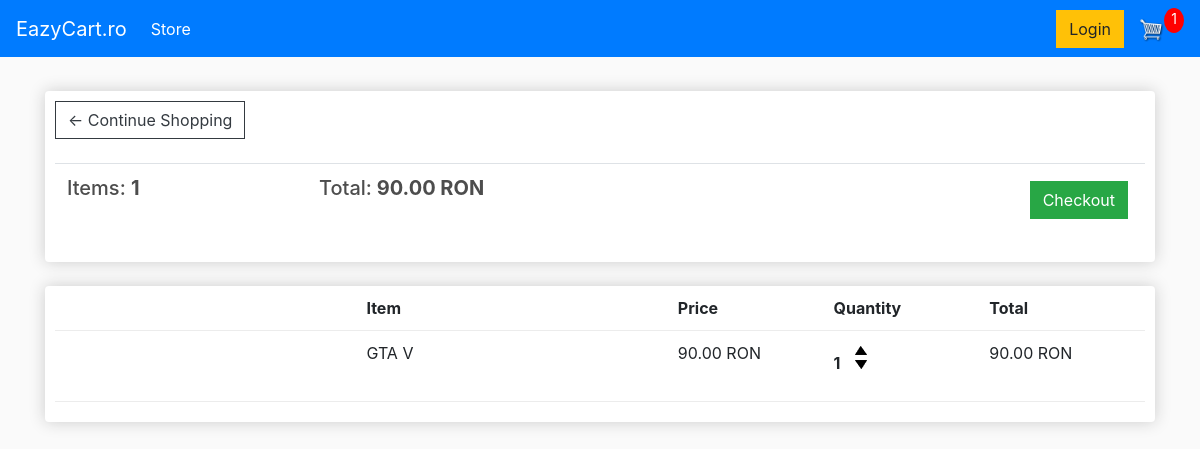
The page /cart/ (signed in) on the database as committed earlier.
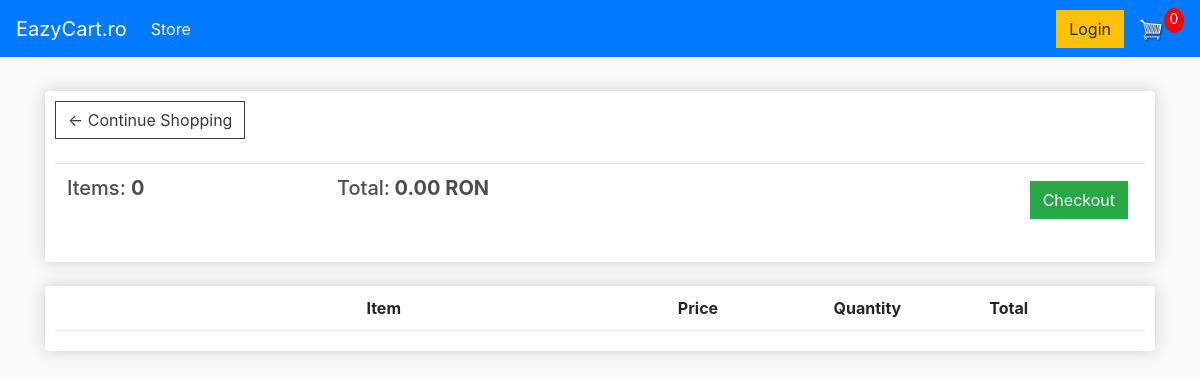
The same page on the database as committed later.
### store/models.py (models this page shows, shortened)
class Order(models.Model):
    customer       = models.ForeignKey(Customer, on_delete=models.SET_NULL, null=True, blank=True)
    date_ordered   = models.DateTimeField(auto_now_add=True)
    complete       = models.BooleanField(default=False)
    transaction_id = models.CharField(max_length=200, null=True)
    @property
    def get_cart_total(self):
        orderitems=self.orderitem_set.all()
        total = sum([item.get_total for item in orderitems])
        return total
    @property
    def get_cart_items(self):
        orderitems=self.orderitem_set.all()
        total = sum([item.quantity for item in orderitems])
        return total

class OrderItem(models.Model):
    order     = models.ForeignKey(Order, on_delete=models.SET_NULL, null=True)
    product   = models.ForeignKey(Product, on_delete=models.SET_NULL, null=True)
    quantity  = models.IntegerField(default=0, null=True, blank=True)
    date_aded = models.DateTimeField(auto_now_add=True)
    @property
    def get_total(self):
        total=self.product.price * self.quantity
        return total

class Product(models.Model):
    name    = models.CharField(max_length=200)
    price   = models.FloatField()
    digital = models.BooleanField(default=False, null=True, blank=True)
    image=models.ImageField(null=True, blank=True)
    @property
    def imageURL(self):
        try :
            url=self.image.url
        except:
            url = ''
        return url

### store/views.py (the view)
# urls.py: path('cart/', views.cart, name="cart"),
def cart(request):
    if request.user.is_authenticated:
        customer = request.user.customer
        order, created = Order.objects.get_or_create(customer=customer, complete=False)
        items = order.orderitem_set.all()
        cartItems = order.get_cart_items
    else:
        items = []
        order = {'get_cart_total': 0, 'get_cart_items': 0, 'shipping':False}
        cartItems = order['get_cart_items']
    context = {'order': order, 'items': items, 'cartItems':cartItems }
    return render(request, 'store/cart.html', context)

### store/Templates/store/Cart.html
{% extends 'store/main.html' %}
{% load static %}
{% block content %}
    <div class="row">
        <div class="col-lg-12">
            <div class="box-element">
                <a class="btn btn-outline-dark" href="{% url 'store' %}">&#x2190; Continue Shopping</a>
                <br>
                <br>
                <table class="table">
                    <tr>
                        <th><h5>Items: <strong>{{ order.get_cart_items }}</strong></h5></th>
                        <th><h5>Total:<strong> {{ order.get_cart_total|floatformat:2 }} RON</strong></h5></th>
                        <th>
                            <a style="float:right; margin:5px;" class="btn btn-success" href="{% url 'checkout' %}">Checkout</a>
                        </th>
                    </tr>
                </table>
            </div>
            <br>
            <div class="box-element">
                <div class="cart-row">
                    <div style="flex:2"></div>
                    <div style="flex:2"><strong>Item</strong></div>
                    <div style="flex:1"><strong>Price</strong></div>
                    <div style="flex:1"><strong>Quantity</strong></div>
                    <div style="flex:1"><strong>Total</strong></div>
                </div>
                {% for item in items %}
                    {% with product=item.product %}
                        <div class="cart-row">
                            <div style="flex:2"><img class="row-image" src="{{ product.imageURL }}"></div>
                            <div style="flex:2"><p>{{ product.name }}</p></div>
                            <div style="flex:1"><p>{{ product.price|floatformat:2 }} RON</p></div>
                            <div style="flex:1">
                                <p class="quantity">{{ item.quantity }}</p>
                                <div class="quantity">
                                    <img data-product={{item.product.id}} data-action="add"  class="chg-quantity update-cart" src="{% static 'images/arrow-up.png' %}">
                                    <img data-product={{item.product.id}} data-action="remove"  class="chg-quantity update-cart" src="{% static 'images/arrow-down.png' %}">
                                </div>
                            </div>
                            <div style="flex:1"><p>{{ item.get_total|floatformat:2 }} RON</p></div>
                        </div>
                    {% endwith %}
                {% endfor %}
            </div>
        </div>
    </div>
{% endblock content %}

Rows that differ between the two databases and show on the page:
removed OrderItem: product.name "GTA V", product.price "90.00", quantity "1", get_total "90.00"
computed for Order: get_cart_items "1" → "0"; get_cart_total "90.00" → "0.00"
Other text that changed with them:
{{ cartItems }}: "1" → "0"
